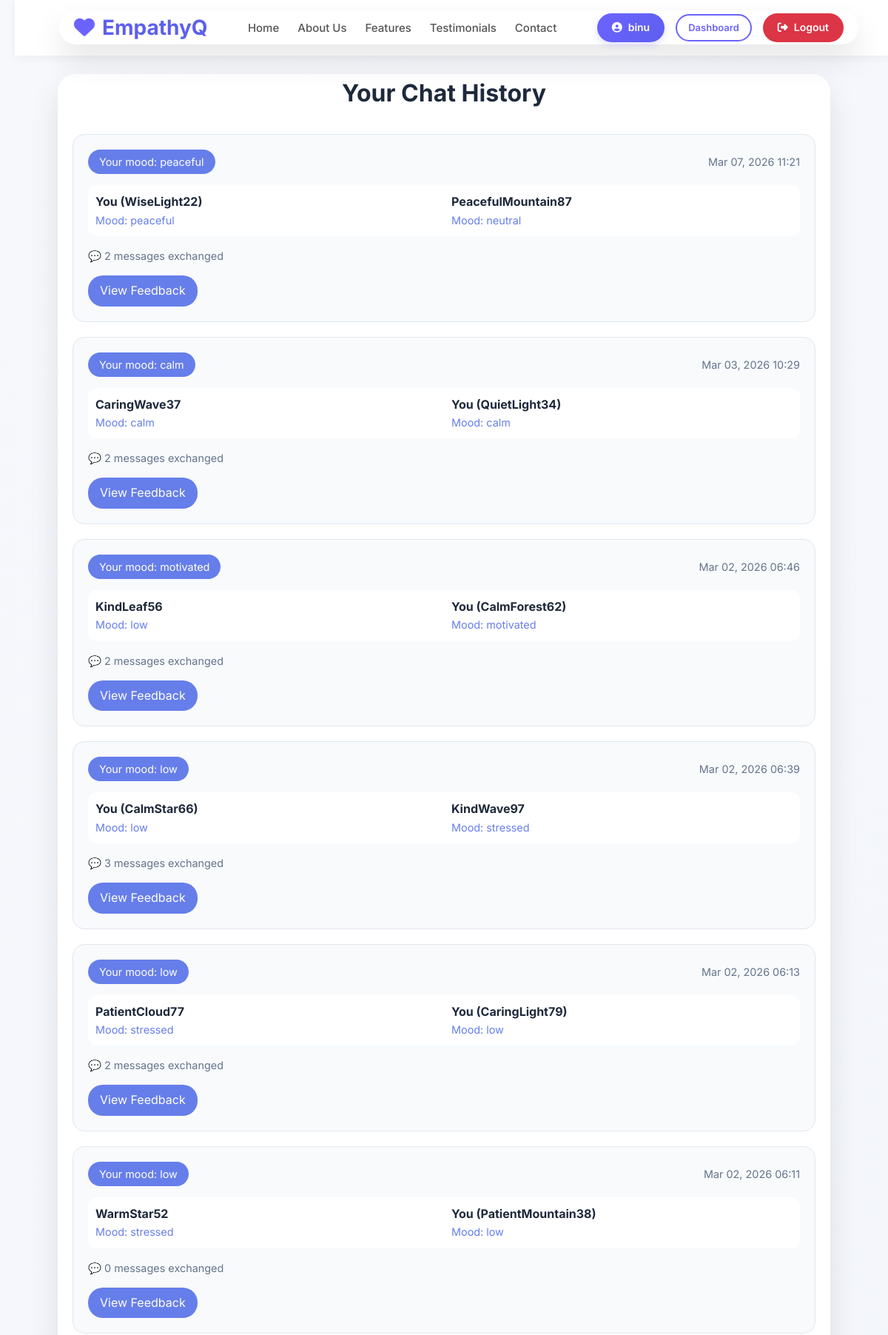
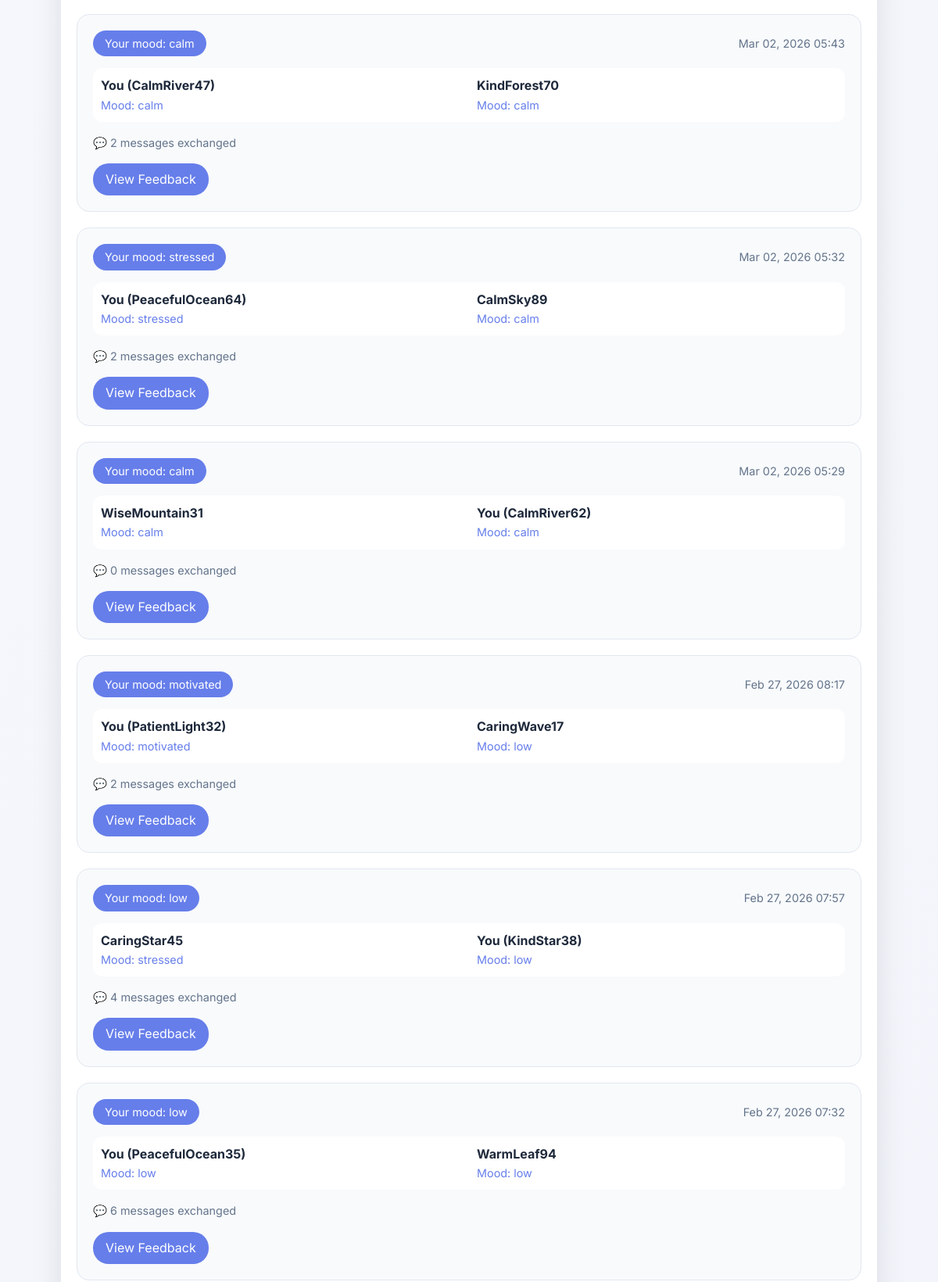
Screenshot of /user/chat/history/ (signed in, upper part) with the database file from the repository (2 pictures, top to bottom).
### accounts/models.py (models this page shows, shortened)
class User(AbstractUser):
    USER = 'user'
    EXPERT = 'expert'
    ADMIN = 'admin'
    ROLE_CHOICES = [
        (USER, 'User'),
        (EXPERT, 'Expert'),
        (ADMIN, 'Admin'),
    ]
    role = models.CharField(
        max_length=10,
        choices=ROLE_CHOICES,
        default=USER
    )
    is_blocked = models.BooleanField(default=False, help_text="Designates whether the user is blocked by admin")
    blocked_reason = models.TextField(blank=True, null=True, help_text="Reason for blocking the user")
    blocked_at = models.DateTimeField(null=True, blank=True)
    blocked_by = models.ForeignKey('self', on_delete=models.SET_NULL, null=True, blank=True, related_name='blocked_users')

### user/models.py (models this page shows, shortened)
class AnonymousChatRoom(models.Model):
    ROOM_STATUS = (
        ('searching', 'Searching'),
        ('active', 'Active'),
        ('ended', 'Ended'),
        ('cancelled', 'Cancelled'),
    )
    id = models.UUIDField(
        primary_key=True,
        default=uuid.uuid4,
        editable=False
    )
    user1 = models.ForeignKey(
        settings.AUTH_USER_MODEL,
        on_delete=models.CASCADE,
        related_name='chat_rooms_as_user1'
    )
    user2 = models.ForeignKey(
        settings.AUTH_USER_MODEL,
        on_delete=models.CASCADE,
        related_name='chat_rooms_as_user2',
        null=True,
        blank=True
    )
    mood_user1 = models.CharField(max_length=50)
    mood_user2 = models.CharField(max_length=50, null=True, blank=True)
    alias_user1 = models.CharField(max_length=50)
    alias_user2 = models.CharField(max_length=50, null=True, blank=True)
    status = models.CharField(
        max_length=20,
        choices=ROOM_STATUS,
        default='searching'
    )
    started_at = models.DateTimeField(null=True, blank=True)
    ended_at = models.DateTimeField(null=True, blank=True)
    duration_minutes = models.PositiveIntegerField(default=5)
    last_activity = models.DateTimeField(auto_now=True)
    ended_by = models.ForeignKey(
        settings.AUTH_USER_MODEL,
        on_delete=models.SET_NULL,
        null=True,
        blank=True,
        related_name='ended_chat_rooms'
    )
    created_at = models.DateTimeField(auto_now_add=True)

### user/views.py (the view)
@login_required
def chat_history(request):
    rooms = AnonymousChatRoom.objects.filter(
        (Q(user1=request.user) | Q(user2=request.user)),
        status='ended'
    ).order_by('-ended_at')
    return render(request, 'chat/history.html', {
        'rooms': rooms
    })

### user/templates/chat/history.html (shortened to what this page needs)
{% extends 'base.html' %}
{% block content %}
<div class="container">
    <h1>Your Chat History</h1>
    {% if rooms %}
        {% for room in rooms %}
            <div class="chat-card">
                <div class="chat-header">
                    <span class="chat-mood">
                        {% if request.user == room.user1 %}
                            Your mood: {{ room.mood_user1 }}
                        {% else %}
                            Your mood: {{ room.mood_user2 }}
                        {% endif %}
                    </span>
                    <span class="chat-time">{{ room.ended_at|date:"M d, Y H:i" }}</span>
                </div>
                <div class="chat-users">
                    <div class="user-info">
                        <div class="user-alias">
                            {% if request.user == room.user1 %}
                                You ({{ room.alias_user1 }})
                            {% else %}
                                {{ room.alias_user1 }}
                            {% endif %}
                        </div>
                        <div class="user-mood">Mood: {{ room.mood_user1 }}</div>
                    </div>
                    <div class="user-info">
                        <div class="user-alias">
                            {% if request.user == room.user2 %}
                                You ({{ room.alias_user2 }})
                            {% else %}
                                {{ room.alias_user2 }}
                            {% endif %}
                        </div>
                        <div class="user-mood">Mood: {{ room.mood_user2 }}</div>
                    </div>
                </div>
                {% with msg_count=room.messages.count %}
                    <div class="message-count">
                        💬 {{ msg_count }} message{{ msg_count|pluralize }} exchanged
                    </div>
                {% endwith %}
                <div style="margin-top: 15px;">
                    <a href="{% url 'user:chat_feedback' room.id %}" class="view-btn">View Feedback</a>
                </div>
            </div>
        {% endfor %}
    {% else %}
        <div class="no-history">
            <p>You haven't had any chat sessions yet.</p>
            <p>Start a new chat to see your history here!</p>
            <a href="{% url 'user:emotional_checkin' %}" class="view-btn">Start New Chat</a>
        </div>
    {% endif %}
</div>
{% endblock %}

### templates/includes/navbar.html (shortened to what this page needs)
{% load static %}
<nav class="navbar">
    <div class="container nav-container">
        <a href="{% url 'accounts:index' %}" class="logo">
            <i class="fas fa-heart"></i> EmpathyQ
        </a>
        <ul class="nav-links">
            <li><a href="{% url 'accounts:index' %}#home">Home</a></li>
            <li><a href="{% url 'accounts:index' %}#about">About Us</a></li>
            <li><a href="{% url 'accounts:index' %}#features">Features</a></li>
            <li><a href="{% url 'accounts:index' %}#testimonials">Testimonials</a></li>
            <li><a href="{% url 'accounts:index' %}#contact">Contact</a></li>
        </ul>
        <div class="user-actions">
            {% if user.is_authenticated %}
                {% if user.is_superuser %}
                <span class="user-badge">
                    <i class="fas fa-user-shield"></i> {{ user.username }}
                </span>
                <a href="{% url 'accounts:admin_dashboard' %}" class="btn btn-outline btn-sm">Dashboard</a>
                {% elif user.role == 'expert' %}
                <span class="user-badge">
                    <i class="fas fa-user-md"></i> Dr. {{ user.get_full_name|default:user.username }}
                </span>
                <a href="{% url 'accounts:expert_dashboard' %}" class="btn btn-outline btn-sm">Dashboard</a>
                {% elif user.role == 'user' %}
                <span class="user-badge">
                    <i class="fas fa-user-circle"></i> {{ user.username }}
                </span>
                <a href="{% url 'accounts:user_dashboard' %}" class="btn btn-outline btn-sm">Dashboard</a>
                {% endif %}
                <a href="{% url 'accounts:logout' %}" class="logout-btn">
                    <i class="fas fa-sign-out-alt"></i> Logout
                </a>
            {% else %}
                <a href="{% url 'accounts:login' %}" class="btn btn-outline">Login</a>
                <a href="{% url 'accounts:user_register' %}" class="btn btn-primary">Get Started</a>
            {% endif %}
        </div>
    </div>
</nav>

### user/templates/chat/history.html (style rules this page uses)
body { font-family: system-ui, -apple-system, sans-serif; background: #f0f2f5; margin: 0; padding: 20px; }
.container { max-width: 800px; margin: 0 auto; background: white; border-radius: 24px; box-shadow: 0 20px 40px rgba(0,0,0,0.1); padding: 30px; }
h1 { color: #1e293b; margin-bottom: 30px; text-align: center; }
.chat-card { background: #f8fafc; border-radius: 16px; padding: 20px; margin-bottom: 20px; border: 1px solid #e2e8f0; }
.chat-header { display: flex; justify-content: space-between; align-items: center; margin-bottom: 15px; }
.chat-mood { background: #667eea; color: white; padding: 5px 15px; border-radius: 20px; font-size: 0.9rem; }
.chat-time { color: #64748b; font-size: 0.9rem; }
.chat-users { display: flex; gap: 20px; margin-bottom: 15px; padding: 10px; background: white; border-radius: 12px; }
.user-info { flex: 1; }
.user-alias { font-weight: bold; color: #1e293b; }
.user-mood { color: #667eea; font-size: 0.9rem; }
.message-count { color: #64748b; font-size: 0.9rem; margin-top: 10px; }
.view-btn { background: #667eea; color: white; border: none; padding: 8px 16px; border-radius: 20px; cursor: pointer; text-decoration: none; display: inline-block; }

### templates/base.html (style rules this page uses)
* { margin: 0; padding: 0; box-sizing: border-box; }
body { font-family: 'Inter', -apple-system, BlinkMacSystemFont, sans-serif; background: linear-gradient(135deg, #f6f8fc 0%, #f0f3fa 100%); color: #333; line-height: 1.6; min-height: 100vh; display: flex; flex-direction: column; }
.container { width: 90%; max-width: 1200px; margin: 0 auto; padding: 0 20px; }
.btn { padding: 10px 25px; border-radius: 30px; text-decoration: none; font-weight: 600; transition: all 0.3s; display: inline-block; border: none; cursor: pointer; font-size: 14px; }
.btn-outline { border: 2px solid #6c63ff; color: #6c63ff; background: transparent; }
.btn-sm { padding: 8px 16px; font-size: 13px; }

### templates/includes/navbar.html (style rules this page uses)
.navbar { background-color: #ffffff; box-shadow: 0 2px 15px rgba(0, 0, 0, 0.05); position: fixed; width: 100%; top: 0; z-index: 1000; padding: 15px 0; transition: all 0.3s; }
.nav-container { display: flex; justify-content: space-between; align-items: center; flex-wrap: wrap; gap: 15px; }
.logo { font-size: 28px; font-weight: 700; color: #5d5fef; text-decoration: none; display: flex; align-items: center; }
.logo i { margin-right: 10px; color: #6c63ff; }
.nav-links { display: flex; list-style: none; gap: 25px; margin: 0; padding: 0; }
.nav-links li { list-style: none; }
.nav-links a { text-decoration: none; color: #555; font-weight: 500; font-size: 15px; transition: color 0.3s; padding: 8px 0; position: relative; }
.nav-links a::after { content: ''; position: absolute; bottom: 0; left: 0; width: 0; height: 2px; background: linear-gradient(135deg, #6c63ff, #5d5fef); transition: width 0.3s ease; }
.user-actions { display: flex; align-items: center; gap: 15px; flex-wrap: wrap; }
.user-badge { background: linear-gradient(135deg, #6c63ff, #5d5fef); color: white; padding: 8px 20px; border-radius: 30px; font-weight: 600; font-size: 14px; display: flex; align-items: center; gap: 8px; box-shadow: 0 4px 10px rgba(108, 99, 255, 0.2); }
.logout-btn { background-color: #dc3545; color: white; padding: 8px 20px; border-radius: 30px; text-decoration: none; font-weight: 600; font-size: 14px; display: flex; align-items: center; gap: 8px; transition: all 0.3s; }
.btn { padding: 8px 20px; border-radius: 30px; text-decoration: none; font-weight: 600; transition: all 0.3s; display: inline-block; border: none; cursor: pointer; font-size: 14px; }
.btn-outline { border: 2px solid #6c63ff; color: #6c63ff; background: transparent; }
.btn-sm { padding: 6px 15px; font-size: 13px; }

### rows the page displays
User: username "binu"
AnonymousChatRoom: mood_user1 "peaceful", ended_at "Mar 07, 2026 11:21", alias_user1 "WiseLight22", alias_user2 "PeacefulMountain87", mood_user2 "neutral", messages.count "2"
AnonymousChatRoom: mood_user2 "calm", ended_at "Mar 03, 2026 10:29", alias_user1 "CaringWave37", mood_user1 "calm", alias_user2 "QuietLight34", messages.count "2"
AnonymousChatRoom: mood_user2 "motivated", ended_at "Mar 02, 2026 06:46", alias_user1 "KindLeaf56", mood_user1 "low", alias_user2 "CalmForest62", messages.count "2"
AnonymousChatRoom: mood_user1 "low", ended_at "Mar 02, 2026 06:39", alias_user1 "CalmStar66", alias_user2 "KindWave97", mood_user2 "stressed", messages.count "3"
AnonymousChatRoom: mood_user2 "low", ended_at "Mar 02, 2026 06:13", alias_user1 "PatientCloud77", mood_user1 "stressed", alias_user2 "CaringLight79", messages.count "2"
AnonymousChatRoom: mood_user2 "low", ended_at "Mar 02, 2026 06:11", alias_user1 "WarmStar52", mood_user1 "stressed", alias_user2 "PatientMountain38", messages.count "0"
AnonymousChatRoom: mood_user1 "calm", ended_at "Mar 02, 2026 05:43", alias_user1 "CalmRiver47", alias_user2 "KindForest70", mood_user2 "calm", messages.count "2"
AnonymousChatRoom: mood_user1 "stressed", ended_at "Mar 02, 2026 05:32", alias_user1 "PeacefulOcean64", alias_user2 "CalmSky89", mood_user2 "calm", messages.count "2"
AnonymousChatRoom: mood_user2 "calm", ended_at "Mar 02, 2026 05:29", alias_user1 "WiseMountain31", mood_user1 "calm", alias_user2 "CalmRiver62", messages.count "0"
AnonymousChatRoom: mood_user1 "motivated", ended_at "Feb 27, 2026 08:17", alias_user1 "PatientLight32", alias_user2 "CaringWave17", mood_user2 "low", messages.count "2"
AnonymousChatRoom: mood_user2 "low", ended_at "Feb 27, 2026 07:57", alias_user1 "CaringStar45", mood_user1 "stressed", alias_user2 "KindStar38", messages.count "4"
AnonymousChatRoom: mood_user1 "low", ended_at "Feb 27, 2026 07:32", alias_user1 "PeacefulOcean35", alias_user2 "WarmLeaf94", mood_user2 "low", messages.count "6"
